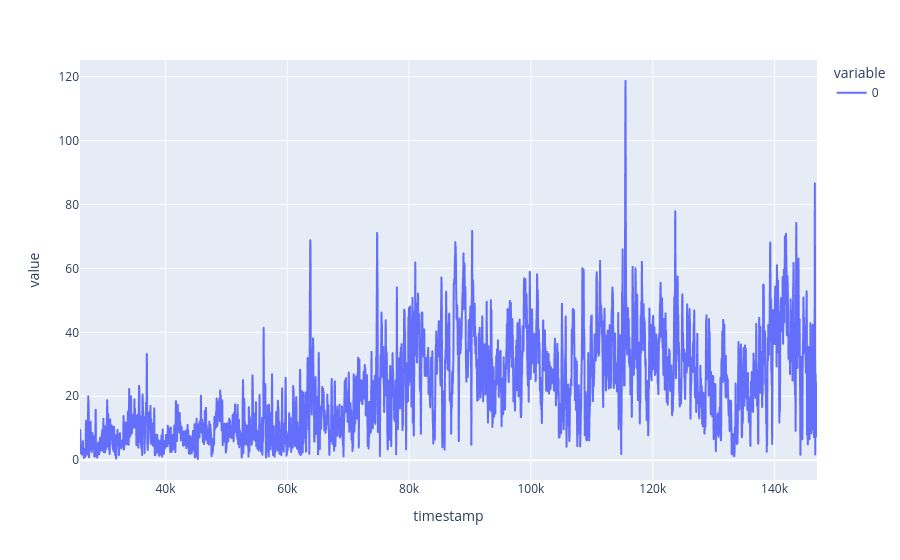

The code cell stored with this chart in its notebook:
### Code cell
gyro_mag = (gyro**2).sum(axis=1)**0.5
px.line(gyro_mag)

### Figure 1 — Plotly figure (JSON) as saved in the notebook; plotly's stock layout.template omitted (floating-point values rounded to 4 significant figures; data arrays with more than 128 entries replaced by an {"elided": "..."} marker saying what was removed)
{"data": [{"hovertemplate": "variable=0<br>timestamp=%{x}<br>value=%{y}<extra></extra>", "legendgroup": "0", "line": {"color": "#636efa", "dash": "solid"}, "marker": {"symbol": "circle"}, "mode": "lines", "name": "0", "showlegend": true, "type": "scattergl", "x": {"elided": "12080 int values"}, "xaxis": "x", "y": {"elided": "12080 float values"}, "yaxis": "y"}], "layout": {"legend": {"title": {"text": "variable"}, "tracegroupgap": 0}, "margin": {"t": 60}, "xaxis": {"anchor": "y", "domain": [0, 1], "title": {"text": "timestamp"}}, "yaxis": {"anchor": "x", "domain": [0, 1], "title": {"text": "value"}}}}
